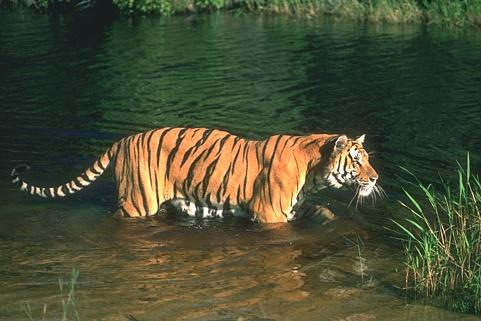
#> input picture Dataset2/3.jpg, 481 x 321 px
$ jupyter execute tempq2.ipynb   (older library calls are emulated)
#> lines starting #> are read from the running program, lines starting #| are printed output that depends on the picture; after the words box and inside, x2 and y2 are one past the last pixel; in counts of white or black regions, pixels touching at a corner belong together
[cell 1]
# import the necessary packages
from skimage.segmentation import slic
from skimage.segmentation import mark_boundaries
from skimage.util import img_as_float
from skimage import io
import matplotlib.pyplot as plt
import argparse
import cv2 as cv

# load the image and convert it to a floating point data type
image =cv.cvtColor(cv.imread("Dataset2/3.jpg"),cv.COLOR_RGB2BGR)


# apply SLIC and extract (approximately) the supplied number
# of segments
segments = slic(image, n_segments = 9, sigma = 3,multichannel=True)
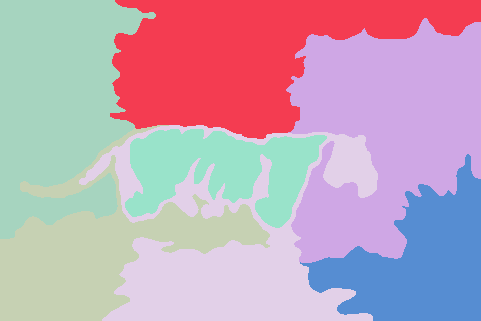
#> segments: shape (321, 481) int64; 7 distinct labels, from 1 to 7; one colour per label, 0 black

# show the output of SLIC
fig = plt.figure("Superpixels -- %d segments%")
ax = fig.add_subplot(1, 1, 1)
ax.imshow(mark_boundaries(image, segments))
plt.axis("off")

# show the plots
plt.show()
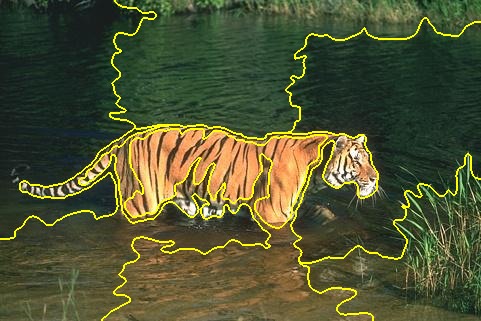
#> shown: shape (321, 481, 3) float64; mean R, G, B 0.315, 0.331, 0.194

[cell 2]
from skimage.measure import regionprops
regions = regionprops(segments, intensity_image=image[:,:,1])
#> regions = 7 regions; box (x1, y1, x2, y2) and area: (286, 18, 481, 263) 31730, (110, 0, 481, 139) 28936, (0, 0, 156, 239) 24873, (79, 125, 378, 321) 23538, (0, 125, 270, 321) 18675, (300, 154, 481, 321) 15432, (125, 129, 327, 228) 11217

[cell 3]
def paint_region_with_avg_intensity(rp, mi, channel,image):
    for i in range(rp.shape[0]):
        image[rp[i][0]][rp[i][1]][channel] = mi

[cell 4]
plt.imshow(image)

[cell 5]
for i in range(3):
    regions = regionprops(segments, intensity_image=image[:,:,i])
    for r in regions:
        print(r.coords)
        paint_region_with_avg_intensity(r.coords, int(r.mean_intensity), i,image)

[cell 6]
plt.imshow(image)
plt.show()
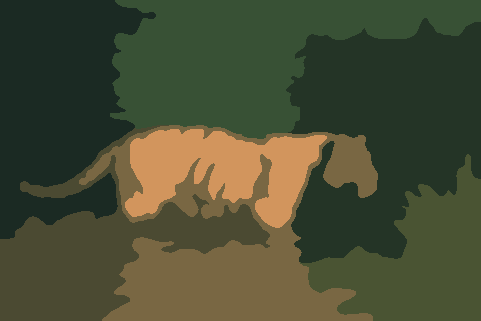
#> shown: shape (321, 481, 3); mean R, G, B 72.4, 76.5, 51.5

[cell 7]
print(regions[0].coords)
#> (printed output is left out)

[cell 8]
import numpy as np
#index = image[int(len(image)/2),image[int(len(image[0])/2)]]

index = image[6, 8]
#> index = [27, 42, 35]
coords = np.nonzero(image == index)

[cell 9]
coords

[cell 10]
out = np.zeros(shape = image.shape, dtype=np.uint8)
out.shape
image.shape
#> Out = (321, 481, 3)

[cell 11]
out[coords[2]] = [0,255,0]    # green

[cell 12]
plt.imshow(out)
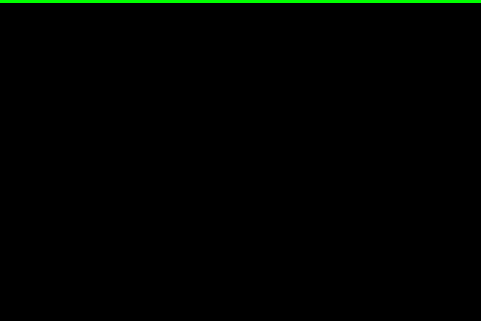
#> shown: shape (321, 481, 3); mean R, G, B 0, 2.4, 0

$ run again, with Dataset2/1.jpg copied over Dataset2/3.jpg
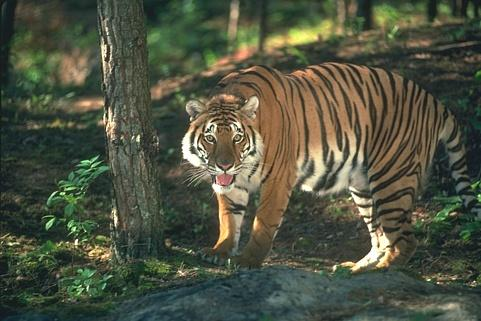
#> input picture Dataset2/1.jpg, 481 x 321 px
#> `segments = slic(image, n_segments = 9, sigma = 3,multichannel=True)`:
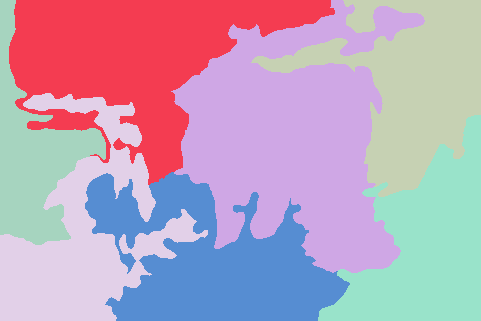
#> segments: shape (321, 481) int64; 7 distinct labels, from 1 to 7; one colour per label, 0 black
#> `regions = regionprops(segments, intensity_image=image[:,:,1])`: regions = 7 regions; box (x1, y1, x2, y2) and area: (171, 0, 425, 273) 37790, (9, 0, 335, 185) 27630, (85, 172, 350, 321) 22447, (251, 0, 481, 197) 19632, (0, 93, 208, 321) 18698, (318, 115, 481, 321) 17850, (0, 0, 106, 245) 10354
#> `plt.show()`:
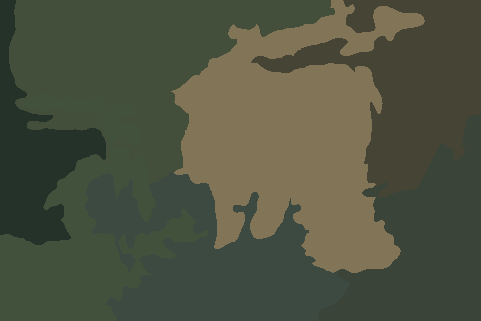
#> shown: shape (321, 481, 3); mean R, G, B 78.6, 83, 64.6
#> (printed output is left out)
#> index = [36, 50, 42]

$ run again, with Dataset2/2.jpg copied over Dataset2/3.jpg
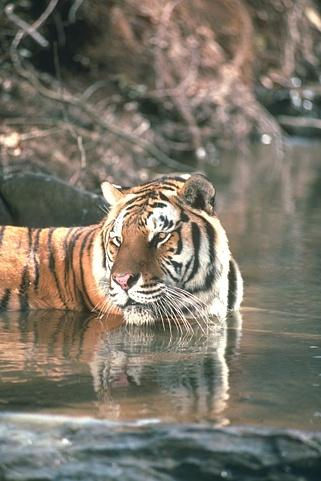
#> input picture Dataset2/2.jpg, 321 x 481 px
#> `segments = slic(image, n_segments = 9, sigma = 3,multichannel=True)`:
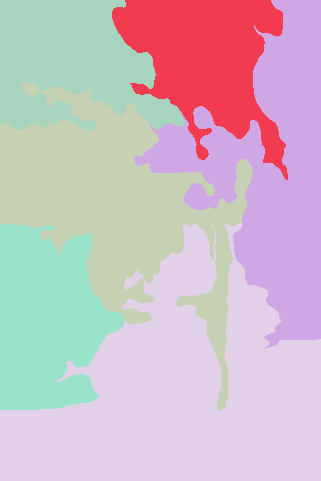
#> segments: shape (481, 321) int64; 6 distinct labels, from 1 to 6; one colour per label, 0 black
#> `regions = regionprops(segments, intensity_image=image[:,:,1])`: regions = 6 regions; box (x1, y1, x2, y2) and area: (0, 222, 321, 481) 47828, (0, 83, 253, 411) 30795, (134, 0, 321, 348) 26828, (0, 224, 124, 410) 16671, (112, 0, 288, 180) 16276, (0, 0, 185, 131) 16003
#> (printed output is left out)
#> index = [70, 72, 63]
#> `[cell 12] plt.imshow(out)`:
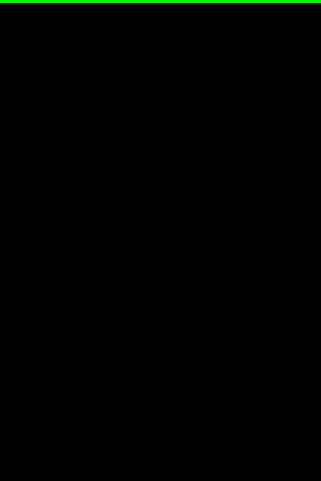
#> shown: shape (481, 321, 3); mean R, G, B 0, 1.6, 0

$ run again, with Dataset2/4.jpg copied over Dataset2/3.jpg
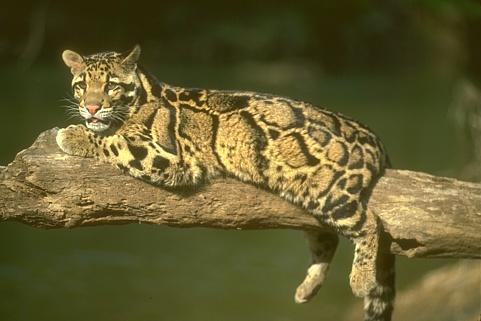
#> input picture Dataset2/4.jpg, 481 x 321 px
#> `segments = slic(image, n_segments = 9, sigma = 3,multichannel=True)`:
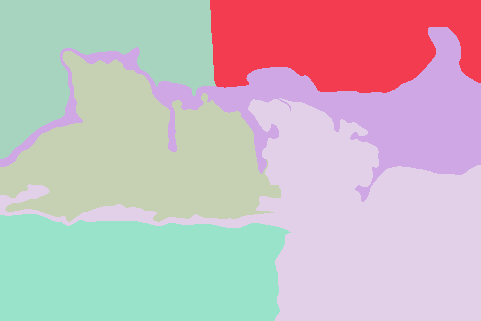
#> segments: shape (321, 481) int64; 6 distinct labels, from 1 to 6; one colour per label, 0 black
#> `regions = regionprops(segments, intensity_image=image[:,:,1])`: regions = 6 regions; box (x1, y1, x2, y2) and area: (0, 98, 481, 321) 39843, (0, 214, 291, 321) 27613, (0, 51, 281, 222) 27553, (210, 0, 481, 93) 20499, (0, 27, 481, 202) 20115, (0, 0, 216, 159) 18778
#> `plt.show()`:
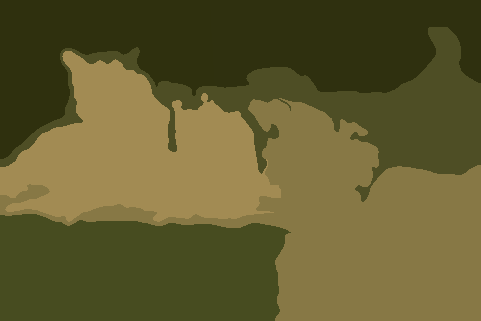
#> shown: shape (321, 481, 3); mean R, G, B 98.6, 91.7, 46.9
#> (printed output is left out)
#> index = [47, 48, 14]
